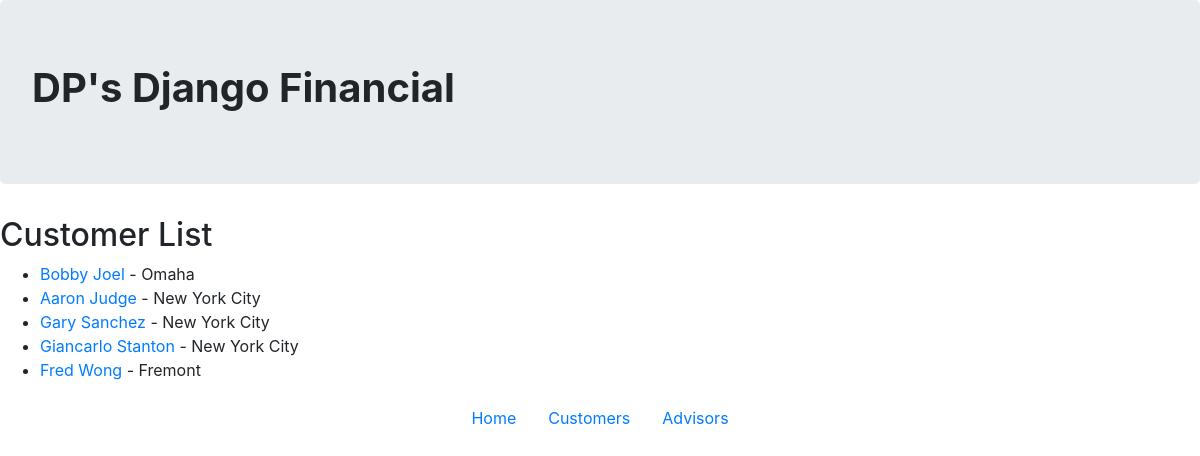
Before: /customer/ with the older database file.
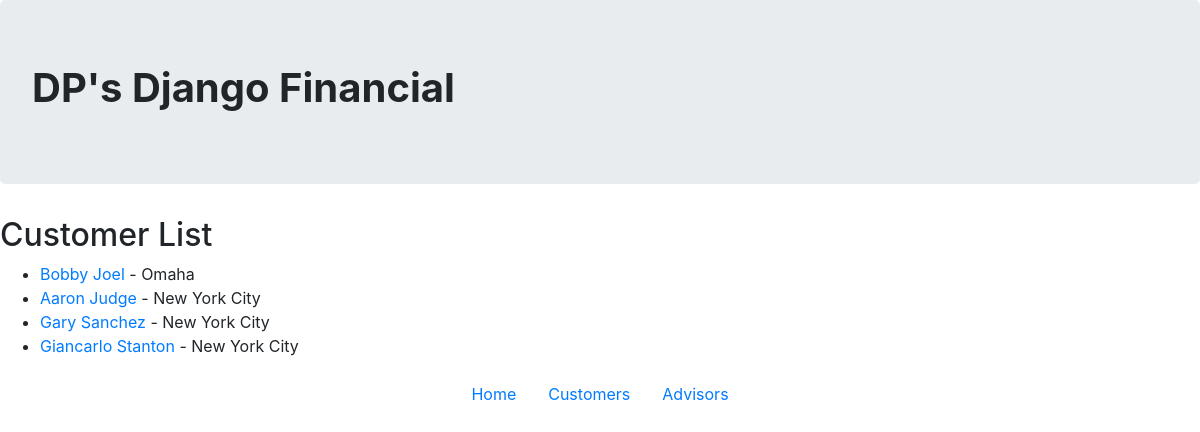
After: the same page with the newer database file.
### financial/models.py (models this page shows, shortened)
class Customer(models.Model):
    name = models.CharField(max_length=50)
    address = models.CharField(max_length=50)
    city = models.CharField(max_length=30)
    state = models.CharField(max_length=30)
    zip = models.DecimalField(max_digits=5, decimal_places=0)
    email = models.CharField(max_length=50)
    phone = models.CharField(max_length=12)

### financial/views.py (the view)
# urls.py: url(r'^customer/$', views.allCustomers, name='allcustomers'),
def allCustomers(request):
    customer = Customer.objects.all
    return render(request, 'financial/customer.html', {'customer': customer})

### financial/templates/financial/customer.html (shortened to what this page needs)
<!doctype html>
<html lang="en">
  <head>
    <link rel="stylesheet" href="https://maxcdn.bootstrapcdn.com/bootstrap/4.0.0/css/bootstrap.min.css">
  </head>
  <body>
    <div class ="jumbotron text-left">
        <h1><b>DP's Django Financial</b></h1>
    </div>
    <h2>Customer List</h2>
    <ul>
        {%  for customer in customer %}
            <li><a href="{% url 'onecustomer' customer.id %}">{{ customer.name }}</a> - {{ customer.city }}</li>
        {% endfor %}
    </ul>
         <div class="container">
        <ul class="nav justify-content-center">
            <li class="nav-item">
                <a class="nav-link" href="http://127.0.0.1:8000">Home</a>
            </li>
            <li class="nav-item">
                <a class="nav-link" href="http://127.0.0.1:8000/customer/">Customers</a>
            </li>
            <li class="nav-item">
                <a class="nav-link" href="http://127.0.0.1:8000/admin/financial/customer/">Advisors</a>
            </li>
        </ul>
    </div>
  </body>
</html>

Changed rows visible on the page:
removed Customer: name "Fred Wong", city "Fremont"
